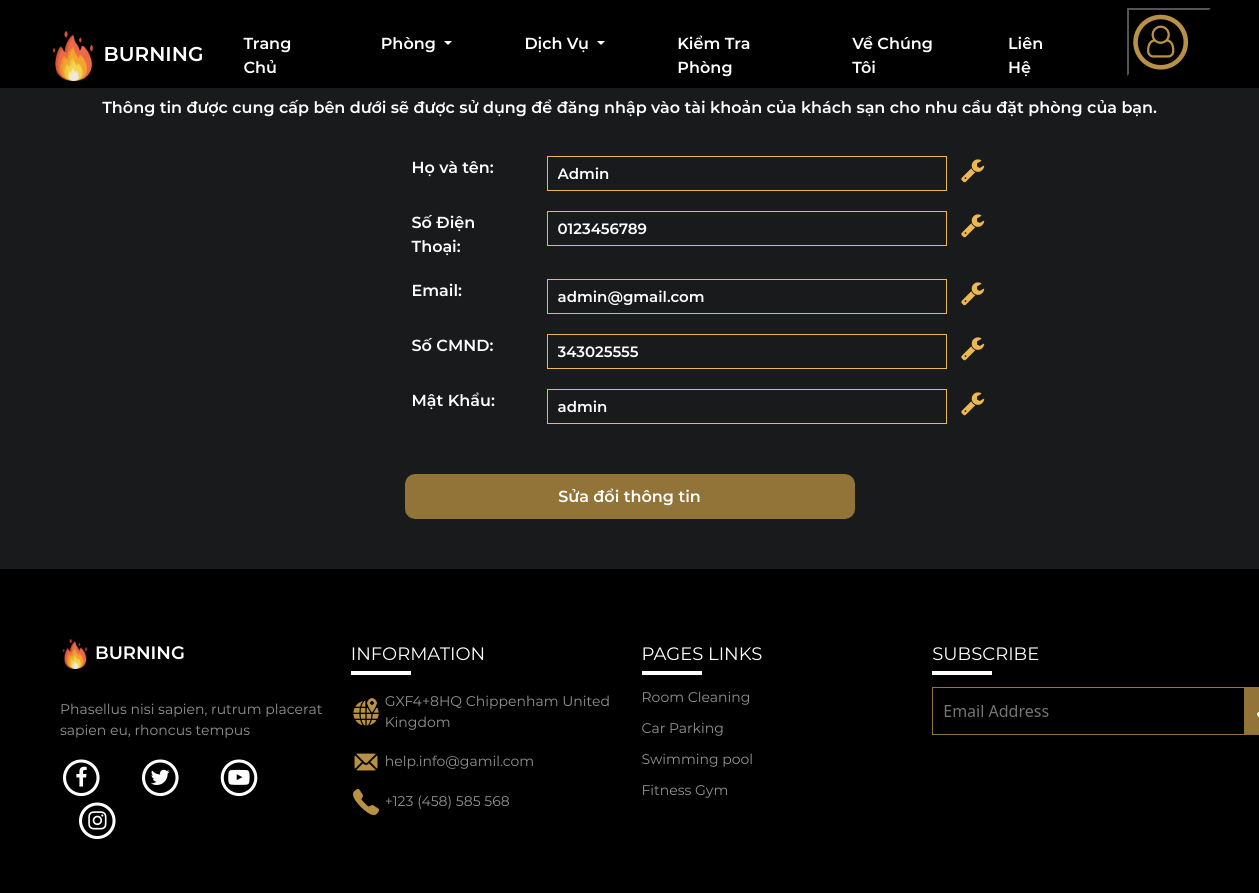
Page /logged/infor.php (signed in) on the committed database.
### tables this page shows
CREATE TABLE `quanlytaikhoan` (
  `ID` int(11) NOT NULL,
  `HoTen` varchar(100) NOT NULL,
  `SDT` varchar(12) NOT NULL,
  `Email` varchar(50) NOT NULL,
  `CMND` int(12) NOT NULL,
  `PassWord` varchar(20) NOT NULL
);

### logged/infor.php (the view, shortened to what this page needs)
<!DOCTYPE html>
<html lang="en">
<head>
    <link rel="stylesheet" href="https://cdnjs.cloudflare.com/ajax/libs/font-awesome/4.7.0/css/font-awesome.min.css">
    <link rel="stylesheet" href="../common/bootstrap-5.2.2-dist/css/bootstrap.min.css?v=<?php echo time(); ?>">
    <link rel="stylesheet" href="../css/infor.css?v=<?php echo time(); ?>">
    <link rel="stylesheet" href="../css/style.css">
</head>
<body>
<?php
    include('header.php');
?>
<?php
    if(isset($_POST['btn'])){
        $con = mysqli_connect("localhost","root","","burninghotel");
               if(!$con){
                   die("Kết nối không thành công");
               }
               $sql = "SELECT * From quanlytaikhoan where Email='".$_SESSION['email']."'";
               $result = mysqli_query($con, $sql);
               if(mysqli_num_rows($result) > 0){
                  while($row = mysqli_fetch_array($result)){
                      $ten=$row['HoTen'];
                      $sdt=$row['SDT'];
                      $email=$row['Email'];
                      $cmnd=$row['CMND'];
                      $pass=$row['PassWord'];
                  }
                }
        ?>
        <section id="infor">
        <div class="container">
            <h1 class="text-center">Thông Tin Cá Nhân</h1>
            <p class="text-center">Thông tin được cung cấp bên dưới sẽ được sử dụng để đăng nhập vào tài khoản của khách sạn cho nhu cầu đặt phòng của bạn.</p>
            <form action="" method="POST">
                <div class="row">
                <div class="col-5">
                    <label for="">Họ và tên: </label>
                </div>
                <div class="col-7">
                    <input type="text" name="ten" id="" value="<?php echo $ten;?>" >
                    <i class="fa fa-wrench" style="color: #EBB853; font-size: 25px; margin-left: 10px;"></i>
                </div>
                <div class="col-5">
                    <label for="">Số Điện Thoại: </label>
                </div>
                <div class="col-7">
                    <input type="text" name="sdt" id="" value="<?php echo $sdt;?>" >
                    <i class="fa fa-wrench" style="color: #EBB853; font-size: 25px; margin-left: 10px;"></i>
                </div>
                <div class="col-5">
                    <label for="">Email: </label>
                </div>
                <div class="col-7">
                    <input type="text" name="email" id="" value="<?php echo $email?>">
                    <i class="fa fa-wrench" style="color: #EBB853; font-size: 25px; margin-left: 10px;"></i>
                </div>
                <div class="col-5">
                    <label for="">Số CMND: </label>
                </div>
                <div class="col-7">
                    <input type="text" name="cmnd" id="" value="<?php echo $cmnd?>" >
                    <i class="fa fa-wrench" style="color: #EBB853; font-size: 25px; margin-left: 10px;"></i>
                </div>
                <div class="col-5">
                    <label for="">Mật Khẩu: </label>
                </div>
                <div class="col-7">
                    <input type="text" name="pass" id="" value="<?php echo $pass?>" >
                    <i class="fa fa-wrench" style="color: #EBB853; font-size: 25px; margin-left: 10px;"></i>
                </div>
            </div>
            <div class="confirm d-flex">
                <button type="submit" name="submit1"> Xác Nhận Thông Tin </button>
            </div>
            </form>
            </div>
   </section>
        <?php
        }
      else{
                $con = mysqli_connect("localhost","root","","burninghotel");
                $sql = "SELECT * From quanlytaikhoan where Email='".$_SESSION['email']."'";
                $result = mysqli_query($con, $sql);
                if(mysqli_num_rows($result) > 0){
                    while($row = mysqli_fetch_array($result)){
                        $ten=$row['HoTen'];
                        $sdt=$row['SDT'];
                        $email=$row['Email'];
                        $cmnd=$row['CMND'];
                        $pass=$row['PassWord'];
                    }
               }
              ?>
    <section id="infor">
        <div class="container">
            <h1 class="text-center">Thông Tin Cá Nhân</h1>
            <p class="text-center">Thông tin được cung cấp bên dưới sẽ được sử dụng để đăng nhập vào tài khoản của khách sạn cho nhu cầu đặt phòng của bạn.</p>
            <form action="" method="POST">
                <div class="row">
                <div class="col-5">
                    <label for="">Họ và tên: </label>
                </div>
                <div class="col-7">
                    <input type="text" name="ten" id="" value="<?php echo $ten;?>" disabled>
                    <i class="fa fa-wrench" style="color: #EBB853; font-size: 25px; margin-left: 10px;"></i>
                </div>
                <div class="col-5">
                    <label for="">Số Điện Thoại: </label>
                </div>
                <div class="col-7">
                    <input type="text" name="sdt" id="" value="<?php echo $sdt;?>" disabled>
                    <i class="fa fa-wrench" style="color: #EBB853; font-size: 25px; margin-left: 10px;"></i>
                </div>
                <div class="col-5">
                    <label for="">Email: </label>
                </div>
                <div class="col-7">
                    <input type="text" name="email" id="" value="<?php echo $email?>" disabled>
                    <i class="fa fa-wrench" style="color: #EBB853; font-size: 25px; margin-left: 10px;"></i>
                </div>
                <div class="col-5">
                    <label for="">Số CMND: </label>
                </div>
                <div class="col-7">
                    <input type="text" name="cmnd" id="" value="<?php echo $cmnd?>" disabled>
                    <i class="fa fa-wrench" style="color: #EBB853; font-size: 25px; margin-left: 10px;"></i>
                </div>
                <div class="col-5">
                    <label for="">Mật Khẩu: </label>
                </div>
                <div class="col-7">
                    <input type="text" name="pass" id="" value="<?php echo $pass?>" disabled>
                    <i class="fa fa-wrench" style="color: #EBB853; font-size: 25px; margin-left: 10px;"></i>
                </div>
            </div>
            <div class="confirm d-flex">
                <button type="submit" name="btn"> Sửa đổi thông tin  </button>
            </div>
            </form>
        </div>
    </section>
    <?php
    }
      include('footer.php');
    ?>
</body>
</html>

### css/infor.css (style rules this page uses)
#infor { background-color: #181A1B; color: white; font-family: Montserrat-SemiBold; margin-top: 40px; }
#infor label { padding-left: 340px; margin-top: 20px; }
#infor input { border: 1px solid #EBB853; background-color: transparent; width: 400px; height: 35px; margin-top: 20px; color: white; padding: 10px; font-size: 15px; }
#infor button { background-color: #937438; border: none; width: 450px; height: 45px; border-radius: 10px; color: white; margin: 50px auto; }

### css/style.css (style rules this page uses)
html, body { margin: 0; padding: 0; }
* { box-sizing: border-box; margin: 0; padding: 0; outline: none; }

### rows in the picture
quanlytaikhoan: ten "Admin", sdt "0123456789", email "admin@gmail.com", cmnd "343025555", pass "admin"
